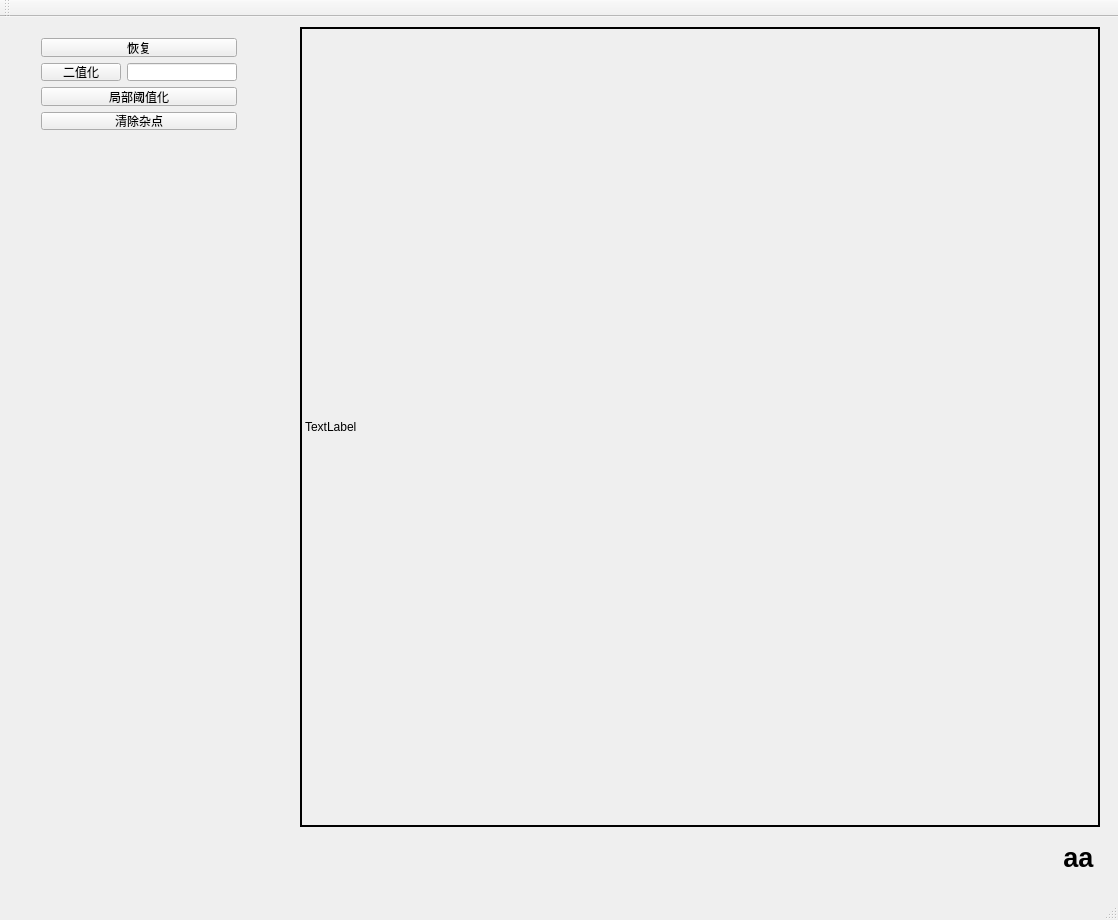
<?xml version="1.0" encoding="UTF-8"?>
<ui version="4.0">
 <class>ColorFillingGameClass</class>
 <widget class="QMainWindow" name="ColorFillingGameClass">
  <property name="geometry">
   <rect>
    <x>0</x>
    <y>0</y>
    <width>1118</width>
    <height>920</height>
   </rect>
  </property>
  <property name="windowTitle">
   <string>ColorFillingGame</string>
  </property>
  <widget class="QWidget" name="centralWidget">
   <widget class="QLabel" name="label_show_img">
    <property name="geometry">
     <rect>
      <x>300</x>
      <y>10</y>
      <width>800</width>
      <height>800</height>
     </rect>
    </property>
    <property name="frameShape">
     <enum>QFrame::WinPanel</enum>
    </property>
    <property name="text">
     <string>TextLabel</string>
    </property>
   </widget>
   <widget class="QLabel" name="label_resolution">
    <property name="geometry">
     <rect>
      <x>810</x>
      <y>820</y>
      <width>291</width>
      <height>41</height>
     </rect>
    </property>
    <property name="font">
     <font>
      <pointsize>20</pointsize>
      <weight>75</weight>
      <bold>true</bold>
     </font>
    </property>
    <property name="text">
     <string> aa </string>
    </property>
    <property name="textFormat">
     <enum>Qt::RichText</enum>
    </property>
    <property name="alignment">
     <set>Qt::AlignRight|Qt::AlignTrailing|Qt::AlignVCenter</set>
    </property>
   </widget>
   <widget class="QWidget" name="">
    <property name="geometry">
     <rect>
      <x>30</x>
      <y>10</y>
      <width>218</width>
      <height>114</height>
     </rect>
    </property>
    <layout class="QVBoxLayout" name="verticalLayout">
     <item>
      <widget class="QPushButton" name="btn_reset">
       <property name="text">
        <string>恢复</string>
       </property>
      </widget>
     </item>
     <item>
      <layout class="QHBoxLayout" name="horizontalLayout">
       <item>
        <widget class="QPushButton" name="btn_threshold">
         <property name="text">
          <string>二值化</string>
         </property>
        </widget>
       </item>
       <item>
        <widget class="QLineEdit" name="lineEdit_threshold_value"/>
       </item>
      </layout>
     </item>
     <item>
      <widget class="QPushButton" name="btn_adaptive_threshold">
       <property name="text">
        <string>局部阈值化</string>
       </property>
      </widget>
     </item>
     <item>
      <widget class="QPushButton" name="btn_remove_small_centroids">
       <property name="text">
        <string>清除杂点</string>
       </property>
      </widget>
     </item>
    </layout>
   </widget>
  </widget>
  <widget class="QMenuBar" name="menuBar">
   <property name="geometry">
    <rect>
     <x>0</x>
     <y>0</y>
     <width>1118</width>
     <height>23</height>
    </rect>
   </property>
  </widget>
  <widget class="QToolBar" name="mainToolBar">
   <attribute name="toolBarArea">
    <enum>TopToolBarArea</enum>
   </attribute>
   <attribute name="toolBarBreak">
    <bool>false</bool>
   </attribute>
  </widget>
  <widget class="QStatusBar" name="statusBar"/>
 </widget>
 <layoutdefault spacing="6" margin="11"/>
 <resources>
  <include location="ColorFillingGame.qrc"/>
 </resources>
 <connections/>
</ui>
